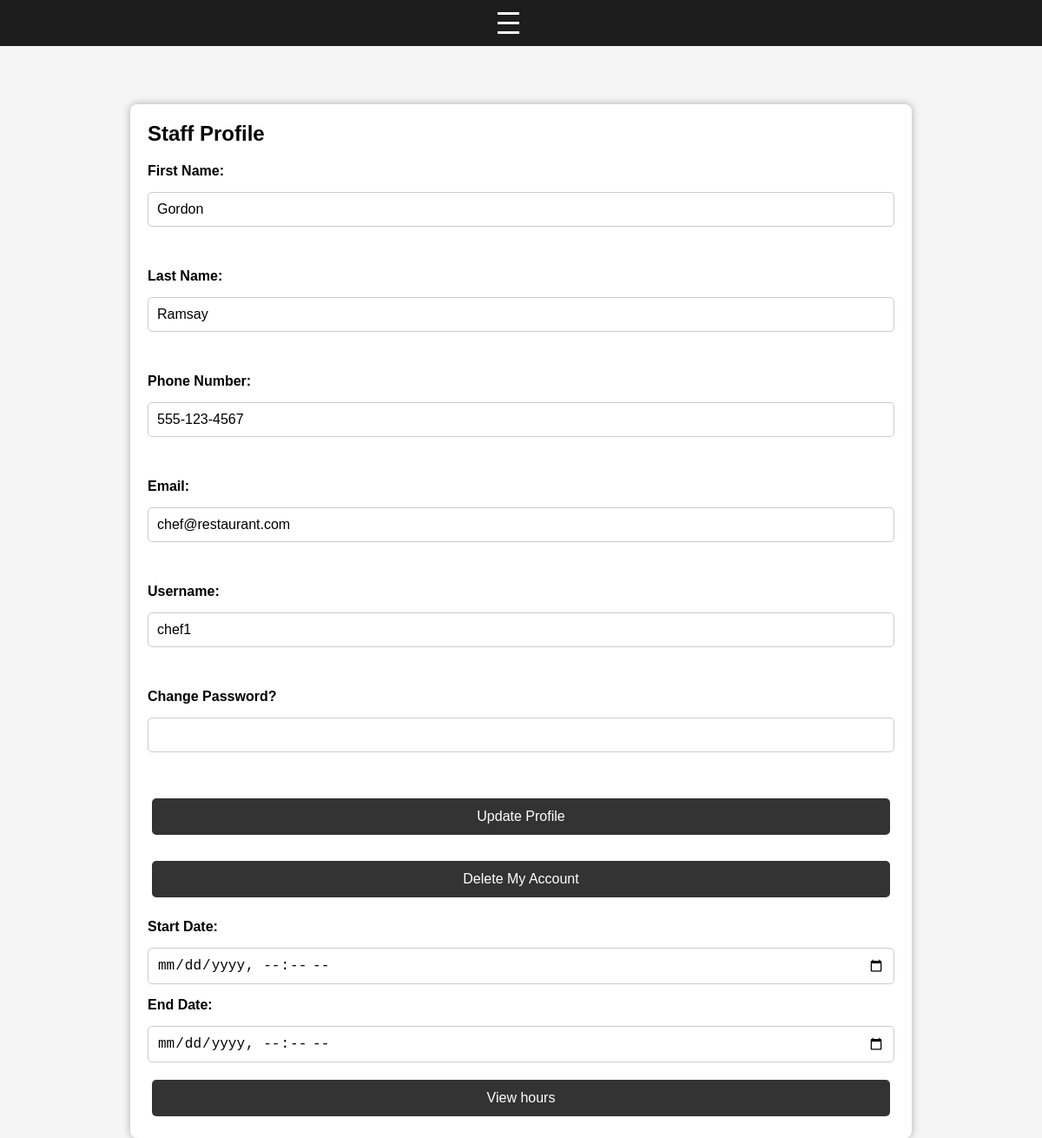
Page /profile (signed in) on the earlier database version.
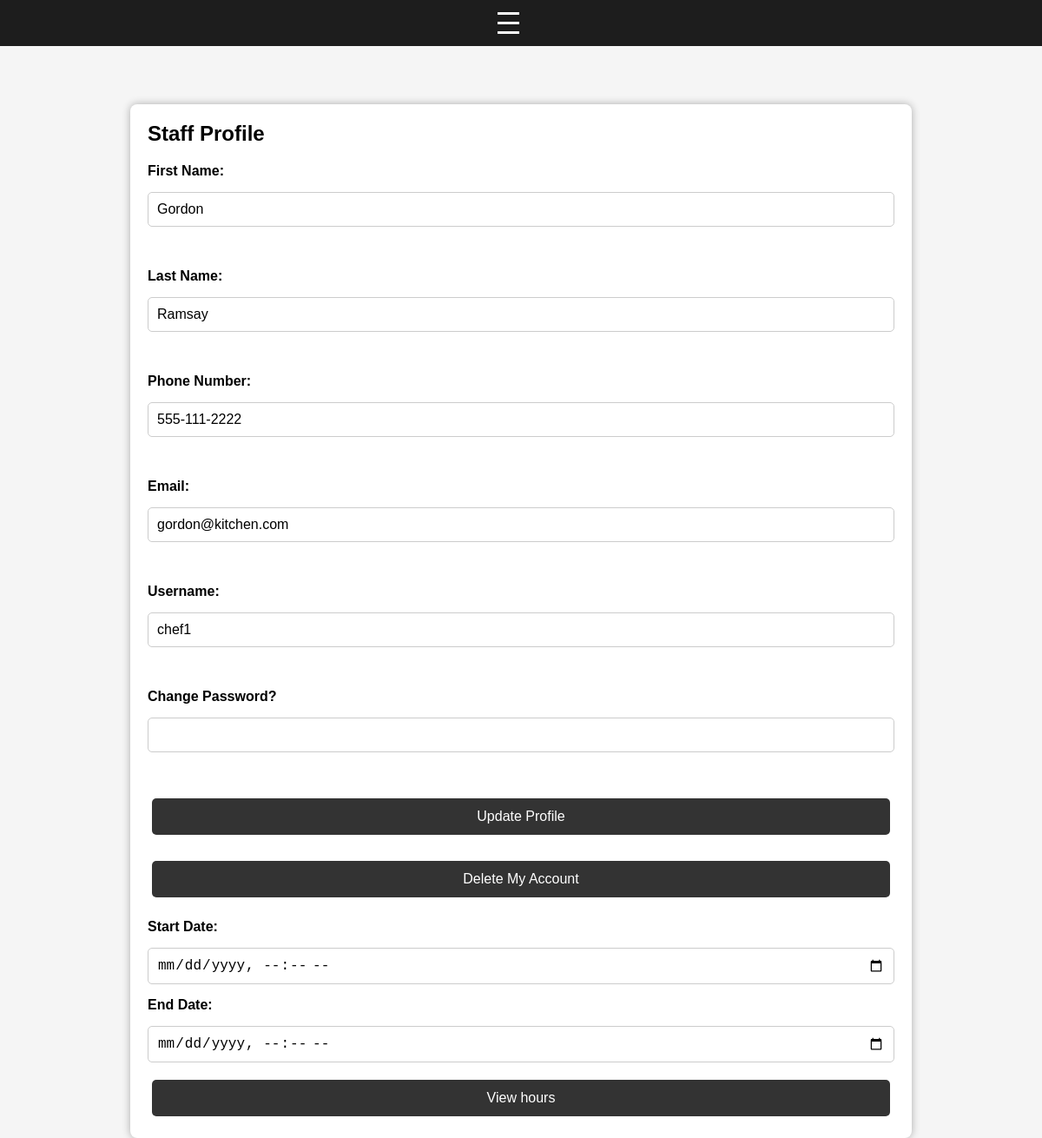
Same page on the later database version.
### app/models.py (models this page shows)
class Staff(db.Model):
    id = db.Column(db.Integer, primary_key=True)
    first_name = db.Column(db.String(255), nullable=False)
    last_name = db.Column(db.String(255), nullable=False)
    phone_number = db.Column(db.String(15))
    email = db.Column(db.String(255))
    hire_date = db.Column(db.DateTime)
    user_id = db.Column(db.Integer, db.ForeignKey('user.id', ondelete="RESTRICT"), nullable=False)
    schedules = db.relationship('StaffSchedule', backref='staff', lazy=True)
    requests = db.relationship('RequestTimeOff', backref='staff', lazy=True)
    notifications = db.relationship('Notification', backref='staff', lazy=True)

### app/routes/auth_routes.py (the view, shortened to what this page needs)
@auth_bp.route('/profile', methods=['GET', 'POST'])
def get_profile():
    username = session.get('username')
    user_id = session.get('user_id')
    user = AuthLogic.get_user_record(username)
    staff = user.staff  # using relationship in models
    hours = None
    if request.method == 'POST':
            if staff:
                new_password = request.form['password']
                if new_password:
                    encrypted_password =AuthLogic.encrypt_password(new_password)
                    AuthLogic.change_password(user_id, encrypted_password)
                AuthLogic.update_staff(
                    staff_id=staff.id,
                    first_name=request.form['first_name'],
                    last_name=request.form['last_name'],
                    phone_number=request.form['phone_number'],
                    email=request.form['email']
                )
                return redirect(url_for('auth.get_profile'))
            else:
                AuthLogic.add_staff(
                first_name=request.form['first_name'],
                last_name=request.form['last_name'],
                phone_number=request.form['phone_number'],
                email=request.form['email'],
                user_id = user_id)
                return redirect(url_for('auth.get_profile'))
    else: #  handle tracking hours
        start = request.args.get('start')
        end = request.args.get('end')
    return render_template('profile.html', hours=hours, user_data = user, staff_data = staff)

### app/logic/auth_logic.py (called while the page is built)
    @staticmethod
    def get_user_record(username):
        return BaseCRUD.get_row(User, username = username)

### app/logic/base_crud.py (called while the page is built)
    @staticmethod
    def get_row(model, **kwargs):
        return model.query.filter_by(**kwargs).first() #  get a single row based on the kwargs

### templates/profile.html (shortened to what this page needs)
<!DOCTYPE html>
<html lang="en">
<head>
    <link rel="stylesheet" href="{{ url_for('static', filename='css/base.css') }}">
</head>
<body>
    {% include 'partials/nav.html' %}
<section>
    <h1>Staff Profile</h1>
    <div class="staff-form-container">
        <form action="{{ url_for('auth.get_profile') }}" method="POST" class="staff-form">
            <label for="first_name">First Name:</label>
            <input type="text" name="first_name" id="first_name" value="{{ staff_data.first_name if staff_data else '' }}" required><br>
            <label for="last_name">Last Name:</label>
            <input type="text" name="last_name" id="last_name" value="{{ staff_data.last_name if staff_data else '' }}" required><br>
            <label for="phone_number">Phone Number:</label>
            <input type="text" name="phone_number" id="phone_number" value="{{ staff_data.phone_number if staff_data else '' }}"required><br>
            <label for="email">Email:</label>
            <input type="email" name="email" id="email" value="{{ staff_data.email if staff_data else '' }}"required><br>
            <label for="username">Username:</label>
            <input type="text" name="username" id="username" value="{{ user_data.username }}" readonly><br>
            <label for="password">Change Password? </label>
            <input type="password" name="password" id="password" ><br>
            <button type="submit">
                {{ 'Update' if staff_data else 'Create' }} Profile
            </button>
        </form>
        <form method="POST" action="{{ url_for('auth.delete_account') }}" onsubmit="return confirm('Are you sure you want to delete your account? This cannot be undone.');">
            <button type="submit" class="danger-button">Delete My Account</button>
        </form>
        <form method="GET" action="{{ url_for('auth.get_profile') }}">
            <label>Start Date:</label>
            <input type="datetime-local" name="start">
            <label>End Date:</label>
            <input type="datetime-local" name="end">
            <button type="submit">View hours</button>
        </form>
    </div>
</section>
</body>
</html>

Differences in the rows shown:
changed Staff "Gordon": phone_number "555-123-4567" → "555-111-2222"; email "chef@restaurant.com" → "gordon@kitchen.com"
